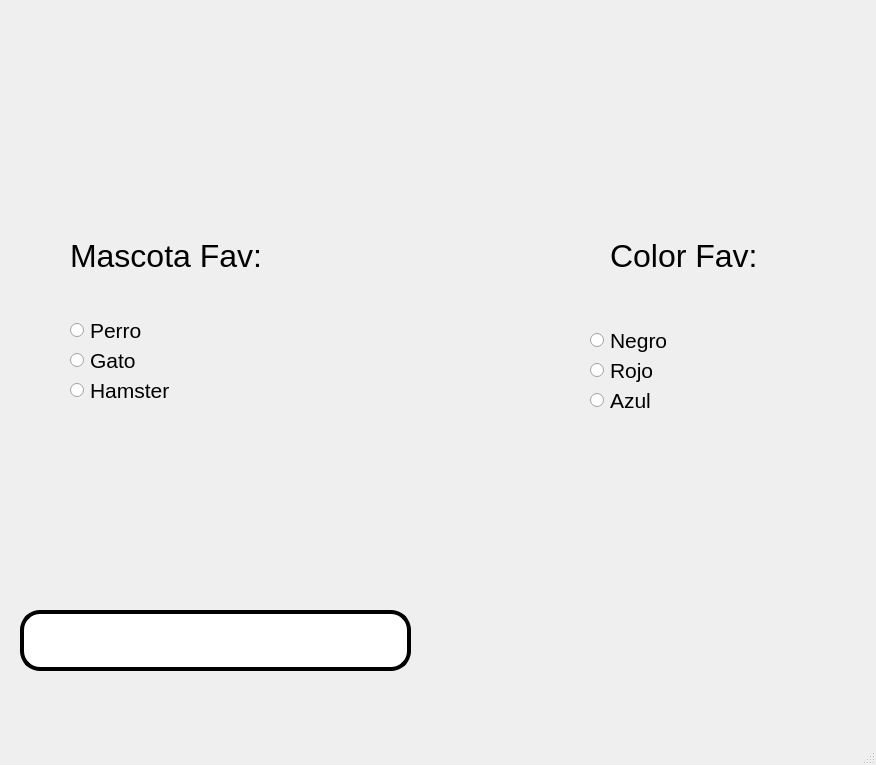
<?xml version="1.0" encoding="UTF-8"?>
<ui version="4.0">
 <class>MainWindow</class>
 <widget class="QMainWindow" name="MainWindow">
  <property name="geometry">
   <rect>
    <x>0</x>
    <y>0</y>
    <width>876</width>
    <height>765</height>
   </rect>
  </property>
  <property name="windowTitle">
   <string>MainWindow</string>
  </property>
  <widget class="QWidget" name="centralwidget">
   <widget class="QLabel" name="label">
    <property name="geometry">
     <rect>
      <x>0</x>
      <y>10</y>
      <width>241</width>
      <height>131</height>
     </rect>
    </property>
    <property name="styleSheet">
     <string notr="true"/>
    </property>
    <property name="text">
     <string/>
    </property>
    <property name="pixmap">
     <pixmap resource="../../Archivos/Recursos.qrc">:/Logos/log_uat_nuevo.png</pixmap>
    </property>
    <property name="scaledContents">
     <bool>true</bool>
    </property>
   </widget>
   <widget class="QLabel" name="label_2">
    <property name="geometry">
     <rect>
      <x>560</x>
      <y>0</y>
      <width>241</width>
      <height>131</height>
     </rect>
    </property>
    <property name="styleSheet">
     <string notr="true"/>
    </property>
    <property name="text">
     <string/>
    </property>
    <property name="pixmap">
     <pixmap resource="../../Archivos/Recursos.qrc">:/Logos/FIT_logo_vertical.png</pixmap>
    </property>
    <property name="scaledContents">
     <bool>true</bool>
    </property>
   </widget>
   <widget class="QLabel" name="label_3">
    <property name="geometry">
     <rect>
      <x>640</x>
      <y>580</y>
      <width>241</width>
      <height>131</height>
     </rect>
    </property>
    <property name="styleSheet">
     <string notr="true"/>
    </property>
    <property name="text">
     <string/>
    </property>
    <property name="pixmap">
     <pixmap resource="../../Archivos/Recursos.qrc">:/Images/Gatos.png</pixmap>
    </property>
    <property name="scaledContents">
     <bool>true</bool>
    </property>
   </widget>
   <widget class="QLabel" name="label_4">
    <property name="geometry">
     <rect>
      <x>70</x>
      <y>230</y>
      <width>231</width>
      <height>51</height>
     </rect>
    </property>
    <property name="font">
     <font>
      <pointsize>24</pointsize>
     </font>
    </property>
    <property name="text">
     <string>Mascota Fav:</string>
    </property>
   </widget>
   <widget class="QLineEdit" name="txt_Valor">
    <property name="geometry">
     <rect>
      <x>20</x>
      <y>610</y>
      <width>391</width>
      <height>61</height>
     </rect>
    </property>
    <property name="font">
     <font>
      <pointsize>24</pointsize>
      <weight>75</weight>
      <bold>true</bold>
     </font>
    </property>
    <property name="styleSheet">
     <string notr="true">background-color: rgb(255,255,255);
border:4px solid black;
border-radius: 20px;</string>
    </property>
    <property name="text">
     <string/>
    </property>
    <property name="alignment">
     <set>Qt::AlignCenter</set>
    </property>
   </widget>
   <widget class="QLabel" name="label_5">
    <property name="geometry">
     <rect>
      <x>610</x>
      <y>230</y>
      <width>181</width>
      <height>51</height>
     </rect>
    </property>
    <property name="font">
     <font>
      <pointsize>24</pointsize>
     </font>
    </property>
    <property name="text">
     <string>Color Fav:</string>
    </property>
   </widget>
   <widget class="QRadioButton" name="rb_perro">
    <property name="geometry">
     <rect>
      <x>70</x>
      <y>310</y>
      <width>231</width>
      <height>41</height>
     </rect>
    </property>
    <property name="font">
     <font>
      <pointsize>16</pointsize>
     </font>
    </property>
    <property name="text">
     <string>Perro</string>
    </property>
   </widget>
   <widget class="QRadioButton" name="rb_gato">
    <property name="geometry">
     <rect>
      <x>70</x>
      <y>340</y>
      <width>231</width>
      <height>41</height>
     </rect>
    </property>
    <property name="font">
     <font>
      <pointsize>16</pointsize>
     </font>
    </property>
    <property name="text">
     <string>Gato</string>
    </property>
   </widget>
   <widget class="QRadioButton" name="rb_hamster">
    <property name="geometry">
     <rect>
      <x>70</x>
      <y>370</y>
      <width>231</width>
      <height>41</height>
     </rect>
    </property>
    <property name="font">
     <font>
      <pointsize>16</pointsize>
     </font>
    </property>
    <property name="text">
     <string>Hamster</string>
    </property>
   </widget>
   <widget class="QRadioButton" name="rb_rojo">
    <property name="geometry">
     <rect>
      <x>590</x>
      <y>350</y>
      <width>231</width>
      <height>41</height>
     </rect>
    </property>
    <property name="font">
     <font>
      <pointsize>16</pointsize>
     </font>
    </property>
    <property name="text">
     <string>Rojo</string>
    </property>
   </widget>
   <widget class="QRadioButton" name="rb_negro">
    <property name="geometry">
     <rect>
      <x>590</x>
      <y>320</y>
      <width>231</width>
      <height>41</height>
     </rect>
    </property>
    <property name="font">
     <font>
      <pointsize>16</pointsize>
     </font>
    </property>
    <property name="text">
     <string>Negro</string>
    </property>
   </widget>
   <widget class="QRadioButton" name="rb_azul">
    <property name="geometry">
     <rect>
      <x>590</x>
      <y>380</y>
      <width>231</width>
      <height>41</height>
     </rect>
    </property>
    <property name="font">
     <font>
      <pointsize>16</pointsize>
     </font>
    </property>
    <property name="text">
     <string>Azul</string>
    </property>
   </widget>
  </widget>
  <widget class="QMenuBar" name="menubar">
   <property name="geometry">
    <rect>
     <x>0</x>
     <y>0</y>
     <width>876</width>
     <height>26</height>
    </rect>
   </property>
  </widget>
  <widget class="QStatusBar" name="statusbar"/>
 </widget>
 <resources>
  <include location="../../Archivos/Recursos.qrc"/>
  <include location="../Archivos/Recursos.qrc"/>
 </resources>
 <connections/>
</ui>
